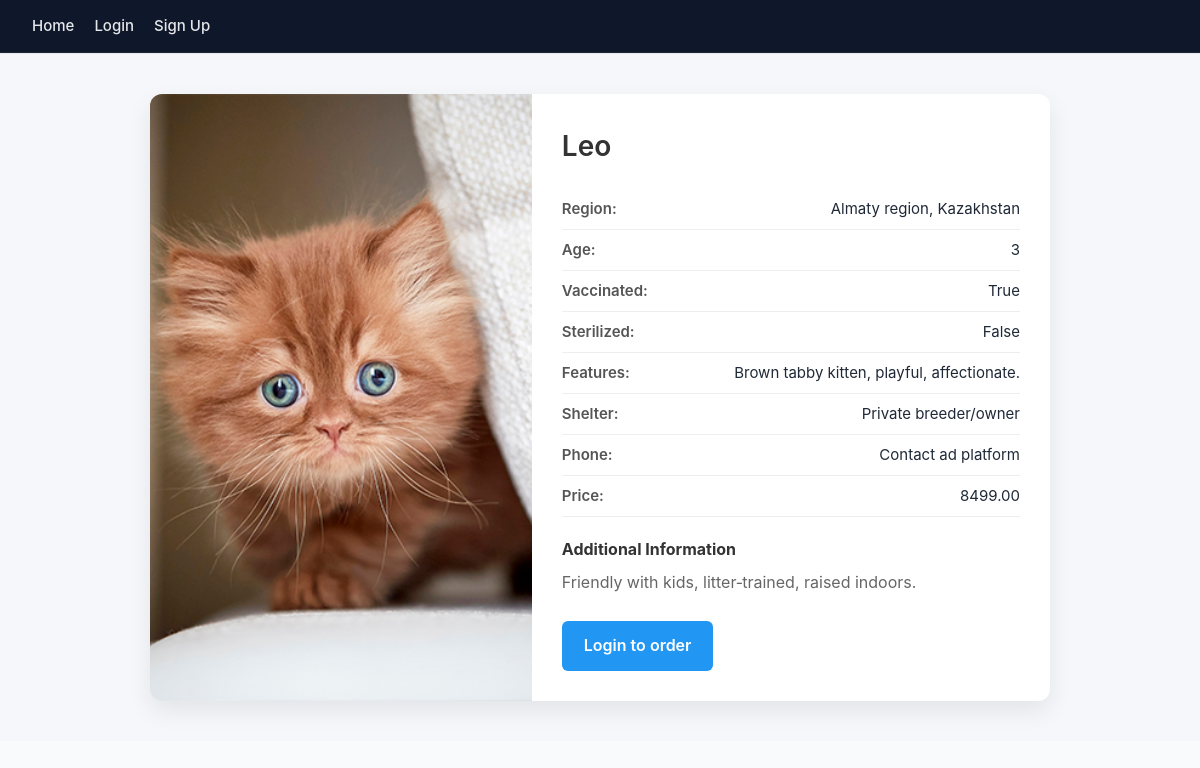
Page /product/7/ on the committed database.
### Shop/models.py (models this page shows, shortened)
class Product(models.Model):
    name = models.CharField(max_length=255)
    image = models.ImageField(upload_to='products/', blank=True, null=True)
    region = models.CharField(max_length=100)
    age = models.PositiveIntegerField()
    vaccinated = models.BooleanField(default=False)
    sterilized = models.BooleanField(default=False)
    features = models.TextField(blank=True)
    shelter = models.CharField(max_length=255)
    phone = models.CharField(max_length=20)
    price = models.DecimalField(max_digits=10, decimal_places=2)
    info = models.TextField(blank=True)

### Shop/views.py (the view)
# urls.py: path('product/<int:pk>/', views.product_detail, name='product_detail'),
def product_detail(request, pk):
    product = get_object_or_404(Product, pk=pk)
    return render(request, 'products/product_detail.html', {
        'product': product
    })

### Shop/templates/products/product_detail.html (shortened to what this page needs)
{% extends 'base.html' %}
{% load static %}
{% block css %}
<link rel="stylesheet" href="{% static 'css/product_details.css' %}">
{% endblock %}
{% block content %}
<div class="product-container">
    <div class="product-card">
        <div class="product-image">
            {% if product.image %}
                <img src="{{ product.image.url }}" alt="{{ product.name }}">
            {% else %}
                <img src="{% static 'images/no-image.png' %}" alt="No image available">
            {% endif %}
        </div>
        <div class="product-info">
            <h2 class="product-title">{{ product.name }}</h2>
            <ul class="product-details">
                <li><span>Region:</span> {{ product.region }}</li>
                <li><span>Age:</span> {{ product.age }}</li>
                <li><span>Vaccinated:</span> {{ product.vaccinated }}</li>
                <li><span>Sterilized:</span> {{ product.sterilized }}</li>
                <li><span>Features:</span> {{ product.features }}</li>
                <li><span>Shelter:</span> {{ product.shelter }}</li>
                <li><span>Phone:</span> {{ product.phone }}</li>
                <li><span>Price:</span> {{ product.price }}</li>
            </ul>
            <div class="product-description">
                <h4>Additional Information</h4>
                <p>{{ product.info }}</p>
            </div>
            <div class="product-actions">
                {% if user.is_authenticated %}
                    <a href="{% url 'create_order' product.id %}" class="btn-primary">
                        Adopt / Buy
                    </a>
                {% else %}
                    <a href="{% url 'login' %}" class="btn-secondary">
                        Login to order
                    </a>
                {% endif %}
            </div>
        </div>
    </div>
</div>
{% endblock %}

### Shop/static/css/base.css (style rules this page uses)
* { margin: 0; padding: 0; box-sizing: border-box; }
body { font-family: "Inter", "Segoe UI", Arial, sans-serif; background-color: #f8fafc; color: #1f2937; line-height: 1.6; }
h1, h2, h3 { color: #020617; font-weight: 600; margin-bottom: 14px; }
h2 { font-size: 26px; }
a { color: #2563eb; }
ul { list-style: none; }
li { padding: 8px 0; border-bottom: 1px solid #e5e7eb; }

### Shop/static/css/product_details.css (style rules this page uses)
.product-container { display: flex; justify-content: center; padding: 40px 20px; background-color: #f5f7fa; }
.product-card { display: flex; max-width: 900px; width: 100%; background: #ffffff; border-radius: 12px; box-shadow: 0 10px 25px rgba(0, 0, 0, 0.08); overflow: hidden; }
.product-image { flex: 1; background-color: #f0f0f0; }
.product-image img { width: 100%; height: 100%; object-fit: cover; }
.product-info { flex: 1.2; padding: 30px; }
.product-title { font-size: 28px; margin-bottom: 20px; color: #333; }
.product-details { list-style: none; padding: 0; margin: 0 0 20px 0; }
.product-details li { display: flex; justify-content: space-between; padding: 8px 0; border-bottom: 1px solid #eee; font-size: 15px; }
.product-details span { font-weight: 600; color: #555; }
.product-description h4 { margin-bottom: 8px; color: #333; }
.product-description p { color: #666; line-height: 1.6; }
.product-actions { margin-top: 25px; }
.btn-primary, .btn-secondary { display: inline-block; padding: 12px 22px; border-radius: 6px; text-decoration: none; font-weight: 600; transition: background-color 0.3s ease; }
.btn-secondary { background-color: #2196F3; color: #fff; }

### rows in the picture
Product: image (picture), name "Leo", region "Almaty region, Kazakhstan", age "3", vaccinated "True", sterilized "False", features "Brown tabby kitten, playful, affectionate.", shelter "Private breeder/owner", phone "Contact ad platform", price "8499.00", info "Friendly with kids, litter‑trained, raised indoors."
